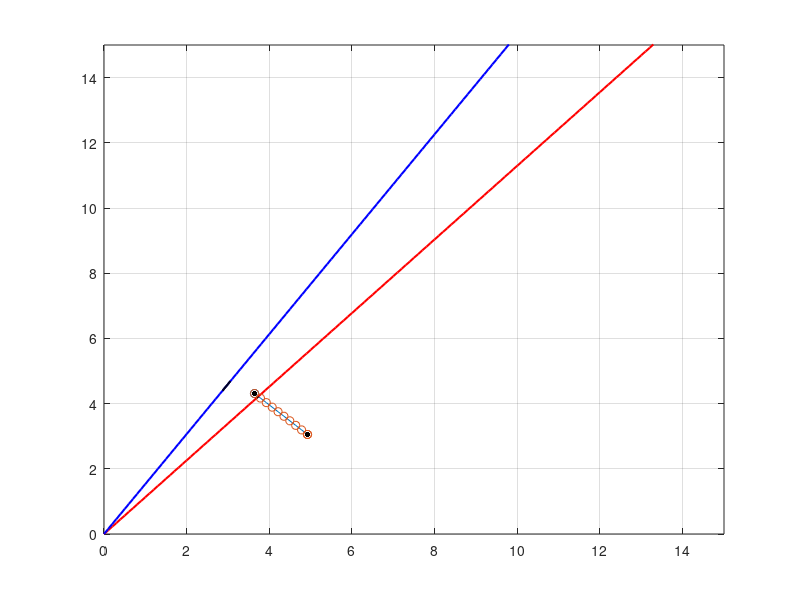

The MATLAB source for this figure:
% 2차원에서 벡터를 직선에 투사하고 복원 %
clear; clc; close all;

p=0:0.1:15;     

x1=5*rand;      % random x1
y1=5*rand;      % random y1

x2=5*rand;      % random x2
y2=5*rand;      % random y2

% Generate vector %
vec_x=linspace(x1,x2,10);
vec_y=linspace(y1,y2,10);

% Plot vector %
plot(vec_x,vec_y)
axis([0 15 0 15])
hold on
scatter(x1,y1)
hold on
scatter(x2,y2)

% Generate vector b1,b2 % 
the1=rand*pi/2;
the2=rand*pi/2;

b1=sin(the1)/cos(the1); 
b2=sin(the2)/cos(the2);

% Plot vector b1,b2 %

grid on
hold on
plot(p,p*b1,'r','Linewidth',1.5)
hold on
plot(p,p*b2,'b','Linewidth',1.5)
% return

% Projection %

c1_1=(x1*sin(the1)-y1*cos(the1));       % Generate vector c1_1 for x1,y1 
c1_2=(x2*sin(the1)-y2*cos(the1));        % Generate vector c1_2 for x2,y2

c2_1=(x1*sin(the2)-y1*cos(the2));       % Generate vector c2_1 for x1,y1
c2_2=(x2*sin(the2)-y2*cos(the2));       % Generate vector c2_2 for x2,y2

b1_pro_1=(x1^2+y1^2-c1_1^2)^0.5;        % Length from origin of projected point b1 (x1,y1)
b1_pro_2=(x2^2+y2^2-c1_2^2)^0.5;        % Length from origin of projected point b1 (x2,y2)

b2_pro_1=(x1^2+y1^2-c2_1^2)^0.5;        % Length from origin of projected point b2 (x1,y1)
b2_pro_2=(x2^2+y2^2-c2_2^2)^0.5;        % Length from origin of projected point b2 (x2,y2)

x1_pro_1=b1_pro_1*cos(the1);            % x of projected point (b1_x1)
y1_pro_1=b1_pro_1*sin(the1);            % y of projected point (b1_y1)

x1_pro_2=b2_pro_1*cos(the2);            % x of projected point (b2_x1)
y1_pro_2=b2_pro_1*sin(the2);            % y of projected point (b2_y1)

x2_pro_1=b1_pro_2*cos(the1);            % x of projected point (b1_x2)
y2_pro_1=b1_pro_2*sin(the1);            % y of projected point (b1_y2)

x2_pro_2=b2_pro_2*cos(the2);            % x of projected point (b2_x2)
y2_pro_2=b2_pro_2*sin(the2);            % y of projected point (b2_y2)

% projected vector generation %
vec_1_pro1x=linspace(x1_pro_1,x2_pro_1,10);
vec_2_pro2x=linspace(x1_pro_2,x2_pro_2,10);
vec_1_pro1y=linspace(y1_pro_1,y2_pro_1,10);
vec_2_pro2y=linspace(y1_pro_2,y2_pro_2,10);

% Plot projected vector %

hold on

plot(vec_1_pro1x,vec_1_pro1y,'k','Linewidth',1.5)
plot(vec_2_pro2x,vec_2_pro2y,'k','Linewidth',1.5)
% return
x1y1=[cos(the1) sin(the1);cos(the2) sin(the2)]\[b1_pro_1;b2_pro_1];
x1_n=x1y1(1); y1_n=x1y1(2);

x2y2=[cos(the1) sin(the1);cos(the2) sin(the2)]\[b1_pro_2;b2_pro_2];
x2_n=x2y2(1); y2_n=x2y2(2);

hold on
scatter(x1_n,y1_n,15,'k','filled')
hold on
scatter(x2_n,y2_n,15,'k','filled')
% return
x1x2_n=linspace(x1_n,x2_n,10);
y1y2_n=linspace(y1_n,y2_n,10);

hold on
plot(x1x2_n,y1y2_n,'o')
